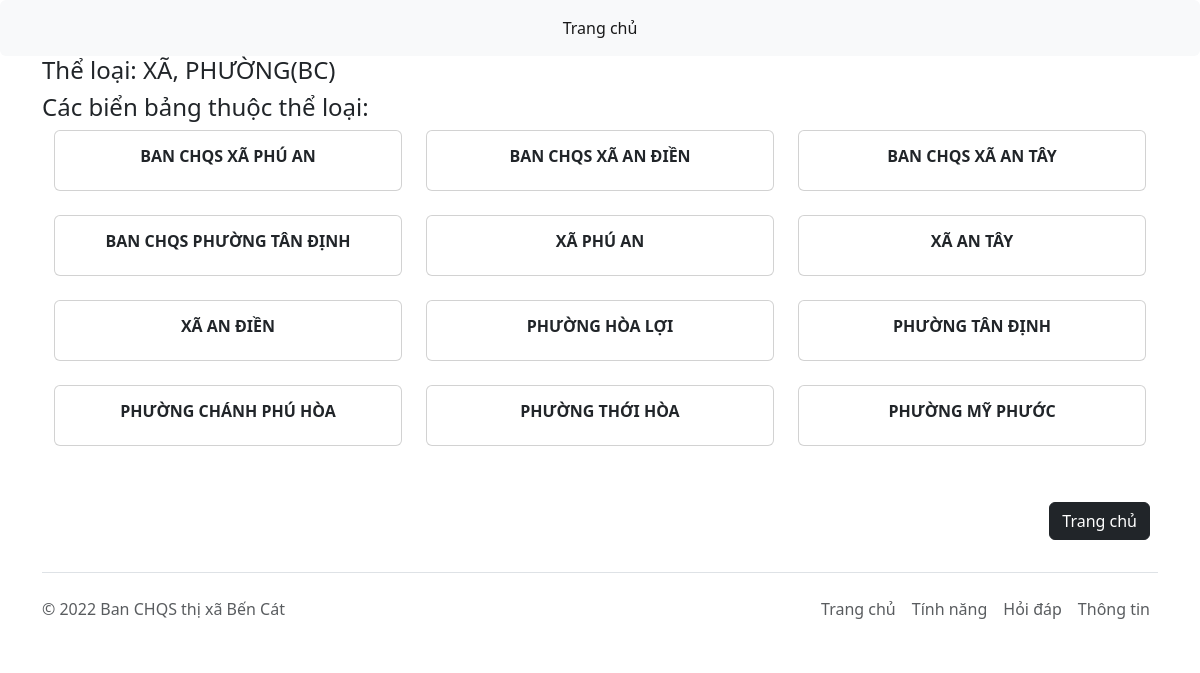
/category/6/, run on the app's committed database.
### man/models.py (models this page shows, shortened)
class Category(models.Model):
    name = models.CharField(max_length=255)
    class Meta:
        ordering = ['-id']

class Element(models.Model):
    nameplate = models.ForeignKey(Nameplate, on_delete=models.CASCADE)
    category = models.ForeignKey(Category, on_delete=models.CASCADE)
    class Meta:
        ordering = ['-id']

class Nameplate(models.Model):
    name = models.CharField(max_length=512)
    conference = models.ForeignKey(Conference, on_delete=models.CASCADE, null=True, blank=True)
    class Meta:
        ordering = ['-id']

### man/views.py (the view)
# urls.py: path('category/<int:category_id>/', views.category, name='category'),
def category(request, category_id):
	category = models.Category.objects.get(id=category_id)
	nameplate = models.Nameplate.objects.all()
	context = {
		'category': category,
		'nameplate': nameplate,
	}
	return render(request, 'man/category.html', context)

### man/templates/man/category.html
{% extends "man/base.html" %}
{% block content %}
<h4>Thể loại: {{ category.name }}</h4>
<h4>Các biển bảng thuộc thể loại:</h4>
<div class="row height d-flex justify-content-center align-items-center mb-4">
	<div id="allNameplate" class="row" data-masonry='{"percentPosition": true }'>
		{% for element in category.element_set.all %}
				<div class="col-sm-6 col-lg-4 mb-4 aNameplate">
					<a href="{% url 'man:nameplate' element.nameplate.id %}" class="nav-link">
					<div class="card text-center">
						<div class="card-body">
						  	<h6 class="card-title fw-bolder">{{ element.nameplate.name }}</h6>
						</div>
					</div>
					</a>
				</div>
		{% endfor %}
	</div>
</div>
<div class="d-flex flex-row-reverse">
  <div class="p-2"><a href="{% url 'man:home' %}"><button type="button" class="btn btn-dark">Trang chủ</button></a></div>
</div>
{% endblock %}

### data on the page
Category: name "XÃ, PHƯỜNG(BC)"
Element: nameplate.name "BAN CHQS XÃ PHÚ AN"
Element: nameplate.name "BAN CHQS XÃ AN ĐIỀN"
Element: nameplate.name "BAN CHQS XÃ AN TÂY"
Element: nameplate.name "BAN CHQS PHƯỜNG TÂN ĐỊNH"
Element: nameplate.name "XÃ PHÚ AN"
Element: nameplate.name "XÃ AN TÂY"
Element: nameplate.name "XÃ AN ĐIỀN"
Element: nameplate.name "PHƯỜNG HÒA LỢI"
Element: nameplate.name "PHƯỜNG TÂN ĐỊNH"
Element: nameplate.name "PHƯỜNG CHÁNH PHÚ HÒA"
Element: nameplate.name "PHƯỜNG THỚI HÒA"
Element: nameplate.name "PHƯỜNG MỸ PHƯỚC"
